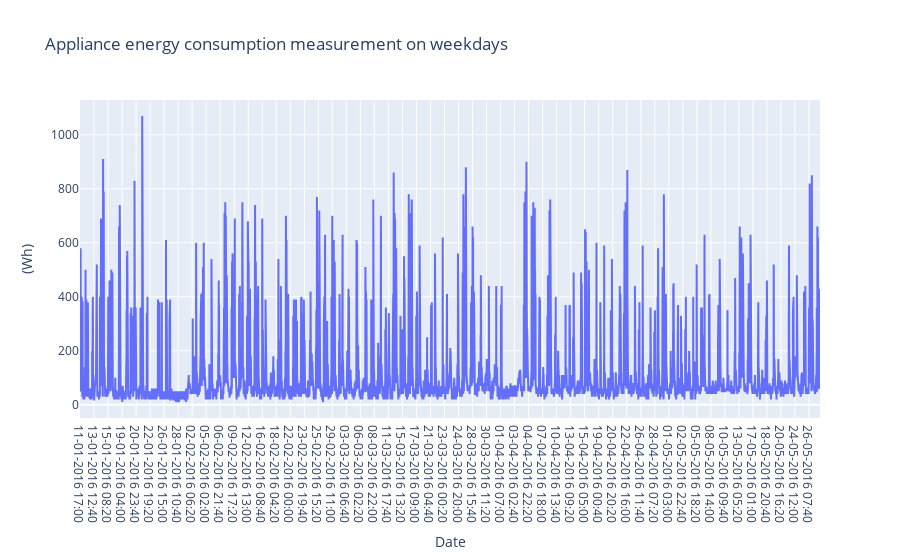

The cell this chart's notebook holds for it:
### Code cell
# Find rows with weekday 
temp_weekday =  energydata_complete_df[energydata_complete_df['WEEKDAY'] == 0]
# To understand the timeseries variation of the applaince energy consumption
visData = go.Scatter( x= temp_weekday.date  ,  mode = "lines", y = temp_weekday.Appliances )
layout = go.Layout(title = 'Appliance energy consumption measurement on weekdays' , xaxis=dict(title='Date'), yaxis=dict(title='(Wh)'))
fig = go.Figure(data=[visData],layout=layout)

iplot(fig)

### Figure 1 — Plotly figure (JSON) as saved in the notebook; plotly's stock layout.template omitted (floating-point values rounded to 4 significant figures; data arrays with more than 128 entries replaced by an {"elided": "..."} marker saying what was removed)
{"data": [{"y": {"elided": "13831 int values"}, "x": {"elided": "13831 str values"}, "type": "scatter", "mode": "lines"}], "layout": {"yaxis": {"title": {"text": "(Wh)"}}, "xaxis": {"title": {"text": "Date"}}, "title": {"text": "Appliance energy consumption measurement on weekdays"}}}
